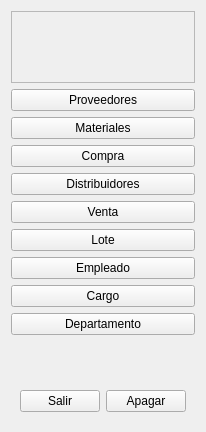
        <widget class="QWidget" name="widget" native="true">
         <layout class="QVBoxLayout" name="verticalLayout">
          <item>
           <widget class="QFrame" name="frame_2">
            <property name="frameShape">
             <enum>QFrame::StyledPanel</enum>
            </property>
            <property name="frameShadow">
             <enum>QFrame::Raised</enum>
            </property>
            <layout class="QHBoxLayout" name="horizontalLayout_6">
             <item>
              <widget class="QLabel" name="img_Logo">
               <property name="styleSheet">
                <string notr="true">image: url(:/icons/assets/Logo.png);</string>
               </property>
               <property name="text">
                <string/>
               </property>
              </widget>
             </item>
             <item>
              <widget class="QWidget" name="widget_4" native="true">
               <layout class="QVBoxLayout" name="verticalLayout_2">
                <item>
                 <widget class="QLabel" name="lbUser">
                  <property name="text">
                   <string/>
                  </property>
                 </widget>
                </item>
                <item>
                 <widget class="QLabel" name="lbCompany">
                  <property name="text">
                   <string/>
                  </property>
                 </widget>
                </item>
               </layout>
              </widget>
             </item>
            </layout>
           </widget>
          </item>
          <item>
           <widget class="QPushButton" name="btnProvider">
            <property name="text">
             <string>Proveedores</string>
            </property>
           </widget>
          </item>
          <item>
           <widget class="QPushButton" name="btnMaterial">
            <property name="text">
             <string>Materiales</string>
            </property>
           </widget>
          </item>
          <item>
           <widget class="QPushButton" name="btnPurchase">
            <property name="text">
             <string>Compra</string>
            </property>
           </widget>
          </item>
          <item>
           <widget class="QPushButton" name="btnDistributor">
            <property name="text">
             <string>Distribuidores</string>
            </property>
           </widget>
          </item>
          <item>
           <widget class="QPushButton" name="btnSales">
            <property name="text">
             <string>Venta</string>
            </property>
           </widget>
          </item>
          <item>
           <widget class="QPushButton" name="btnLote">
            <property name="text">
             <string>Lote</string>
            </property>
           </widget>
          </item>
          <item>
           <widget class="QPushButton" name="btnEmployee">
            <property name="text">
             <string>Empleado</string>
            </property>
           </widget>
          </item>
          <item>
           <widget class="QPushButton" name="btnTitle">
            <property name="text">
             <string>Cargo</string>
            </property>
           </widget>
          </item>
          <item>
           <widget class="QPushButton" name="btnDepartment">
            <property name="text">
             <string>Departamento</string>
            </property>
           </widget>
          </item>
          <item>
           <spacer name="verticalSpacer">
            <property name="orientation">
             <enum>Qt::Vertical</enum>
            </property>
            <property name="sizeHint" stdset="0">
             <size>
              <width>20</width>
              <height>40</height>
             </size>
            </property>
           </spacer>
          </item>
          <item>
           <widget class="QWidget" name="widget_3" native="true">
            <layout class="QHBoxLayout" name="horizontalLayout_5">
             <item>
              <widget class="QPushButton" name="btnLogOut">
               <property name="text">
                <string>Salir</string>
               </property>
              </widget>
             </item>
             <item>
              <widget class="QPushButton" name="btnClose">
               <property name="text">
                <string>Apagar</string>
               </property>
              </widget>
             </item>
            </layout>
           </widget>
          </item>
         </layout>
        </widget>
